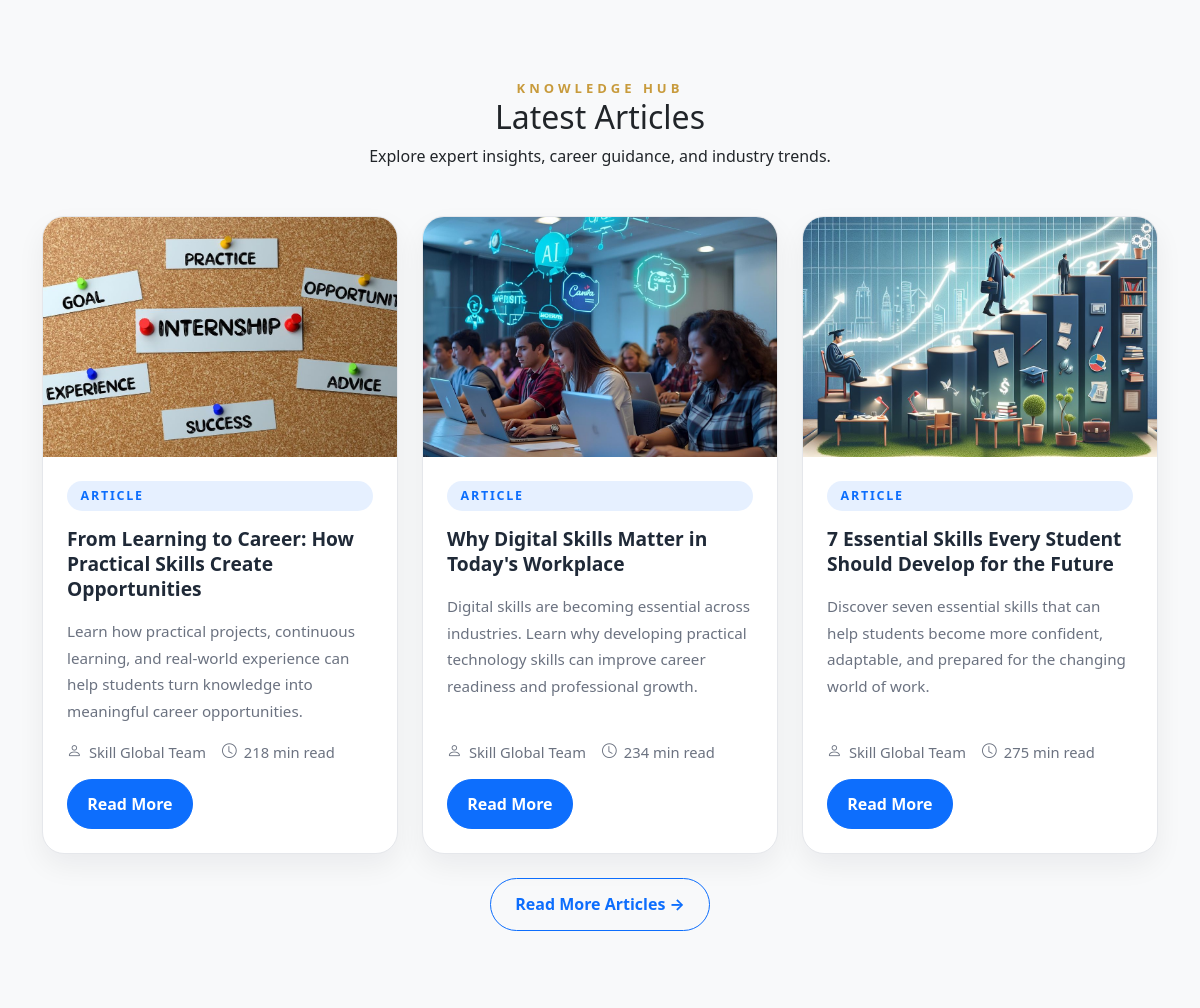
Before: / (middle part) with the older database file.
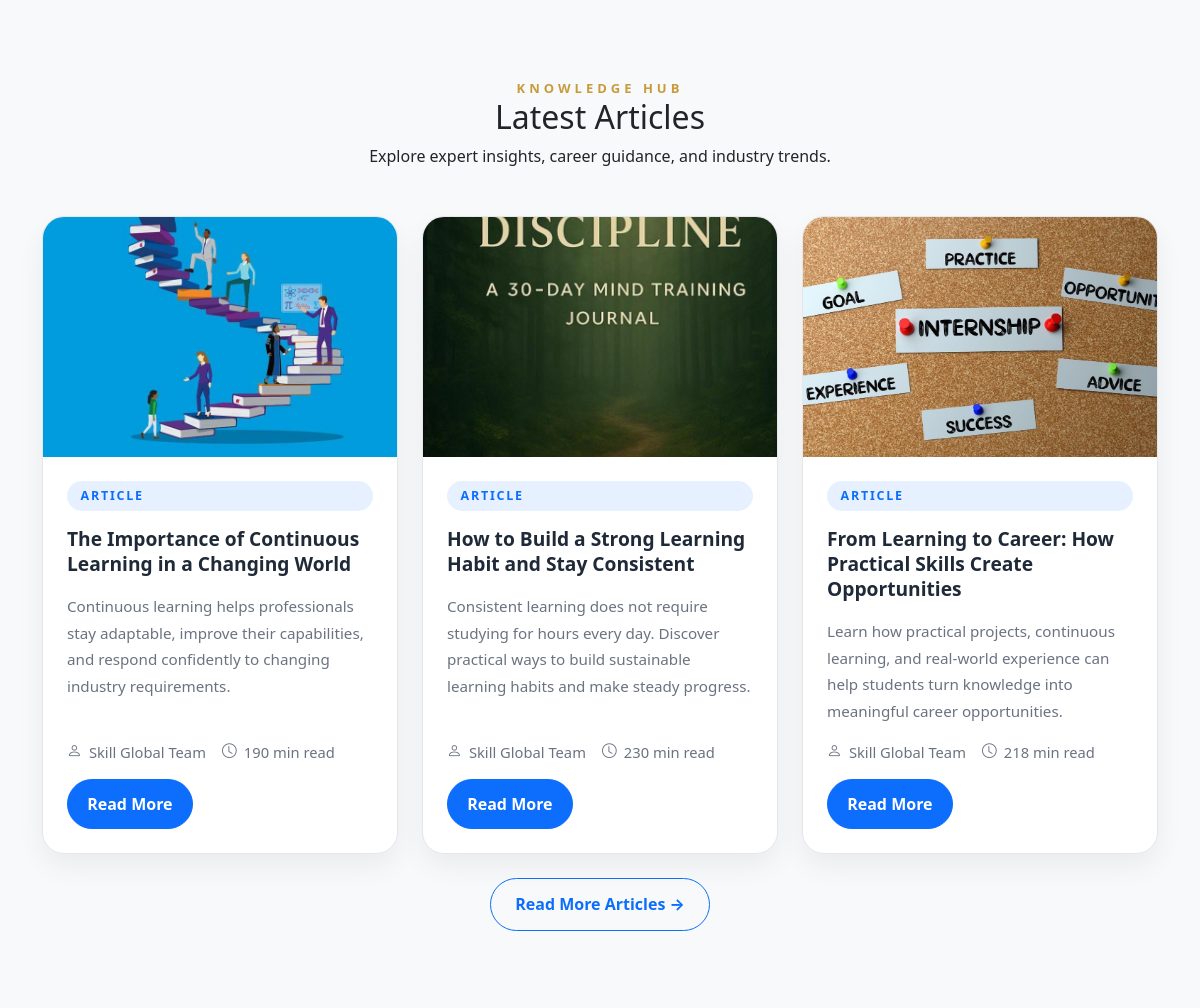
After: the same page with the newer database file.
### skill_global/models.py (models this page shows, shortened)
class Article(models.Model):
    title = models.CharField(max_length=200)
    slug = models.SlugField(max_length=220, unique=True, blank=True)
    category = models.CharField(max_length=100, blank=True)
    author = models.CharField(max_length=150, blank=True)
    summary = models.CharField(max_length=255, blank=True)
    content = models.TextField()
    image = models.ImageField(upload_to='articles/', blank=True, null=True)
    read_time = models.PositiveIntegerField(default=5)
    tags = models.CharField(max_length=255, blank=True)
    featured = models.BooleanField(default=False)
    is_published = models.BooleanField(default=True)
    published_at = models.DateTimeField(auto_now_add=True)
    class Meta:
        verbose_name = 'Article'
        verbose_name_plural = 'Articles'
        ordering = ['-published_at']

### skill_global/views.py (the view)
# urls.py: path('', views.index, name='home'),
def index(request):
    courses = Course.objects.filter(is_active=True).order_by('title')[:3]
    about = About.objects.first()
    live_classes = LiveClass.objects.filter(
        is_active=True,
        scheduled_at__gte=timezone.now()
    ).order_by('scheduled_at')[:3]
    latest_articles = list(Article.objects.filter(is_published=True).order_by('-published_at')[:3])
    for article in latest_articles:
        word_count = len(article.content.split()) if article.content else 0
        article.reading_time = max(1, math.ceil(word_count / 200))
    testimonials = Testimonial.objects.filter(is_active=True).order_by('-id')[:3]
    context = {
        'page_title': 'Home',
        'page_description': 'Skill Global offers premium training, live mentoring, and certification pathways for students and professionals ready to accelerate their career.',
        'courses': courses,
        'about': about,
        'live_classes': live_classes,
        'latest_articles': latest_articles,
        'testimonials': testimonials,
    }
    return render(request, 'skill_global/index.html', context)

### templates/skill_global/index.html (shortened to what this page needs)
﻿<!DOCTYPE html>
<html lang="en">
{% load static %}
<head>
    <link href="https://cdn.jsdelivr.net/npm/bootstrap@5.3.2/dist/css/bootstrap.min.css" rel="stylesheet">
    <link href="https://cdn.jsdelivr.net/npm/bootstrap-icons@1.10.5/font/bootstrap-icons.css" rel="stylesheet">
    <link href="{% static 'css/navbar.css' %}" rel="stylesheet">
    <link href="{% static 'css/hero.css' %}" rel="stylesheet">
    <link href="{% static 'css/about.css' %}" rel="stylesheet">
    <link href="{% static 'css/recognition.css' %}" rel="stylesheet">
    <link href="{% static 'css/courses.css' %}" rel="stylesheet">
    <link href="{% static 'css/footer.css' %}" rel="stylesheet">
    <link href="{% static 'css/cta.css' %}" rel="stylesheet">
</head>
<body>
    {% load static %}
    <section class="latest-articles-section">
        <div class="container">
            <div class="section-heading text-center mb-5">
                <span class="section-tag">KNOWLEDGE HUB</span>
                <h2>Latest Articles</h2>
                <p>Explore expert insights, career guidance, and industry trends.</p>
            </div>
            {% if latest_articles %}
            <div class="row g-4">
                {% for article in latest_articles %}
                <div class="col-lg-4 col-md-6">
                    <div class="article-card">
                        {% if article.image %}
                        <img src="{{ article.image.url }}" alt="{{ article.title }}" class="article-card-img">
                        {% else %}
                        <img src="{% static 'images/skill_global_buildings.png' %}" alt="{{ article.title }}"
                            class="article-card-img">
                        {% endif %}
                        <div class="article-card-body">
                            <span class="article-category">Article</span>
                            <h3>{{ article.title }}</h3>
                            <p>{{ article.summary|default:article.content|truncatewords:22 }}</p>
                            <div class="article-card-meta">
                                <span><i class="bi bi-person"></i> {{ article.author|default:'Skill Global Team' }}
                                </span>
                                <span><i class="bi bi-clock"></i> {{ article.content|wordcount|add:'0' }} min
                                    read</span>
                            </div>
                            <a href="{% url 'articles' %}" class="btn btn-primary article-card-btn">Read More</a>
                        </div>
                    </div>
                </div>
                {% endfor %}
            </div>
            {% else %}
            <div class="text-center">
                <h5 class="mb-0">No Articles Available</h5>
            </div>
            {% endif %}
            <div class="view-all-live-wrap text-center mt-4">
                <a href="{% url 'articles' %}" class="btn btn-outline-primary view-all-live-btn">Read More Articles
                    →</a>
            </div>
        </div>
    </section>
</body>
</html>

Changed rows visible on the page:
no longer on this page (row unchanged): Article: image (picture), title "Why Digital Skills Matter in Today's Workplace", summary "Digital skills are becoming essential across industries. Learn why developing practical technology skills can improve career readiness and professional growth.", author "Skill Global Team", content|add "234"
no longer on this page (row unchanged): Article: image (picture), title "7 Essential Skills Every Student Should Develop for the Future", summary "Discover seven essential skills that can help students become more confident, adaptable, and prepared for the changing world of work.", author "Skill Global Team", content|add "275"
added Article: image (picture), title "The Importance of Continuous Learning in a Changing World", summary "Continuous learning helps professionals stay adaptable, improve their capabilities, and respond confidently to changing industry requirements.", author "Skill Global Team", content|add "190"
added Article: image (picture), title "How to Build a Strong Learning Habit and Stay Consistent", summary "Consistent learning does not require studying for hours every day. Discover practical ways to build sustainable learning habits and make steady progress.", author "Skill Global Team", content|add "230"
